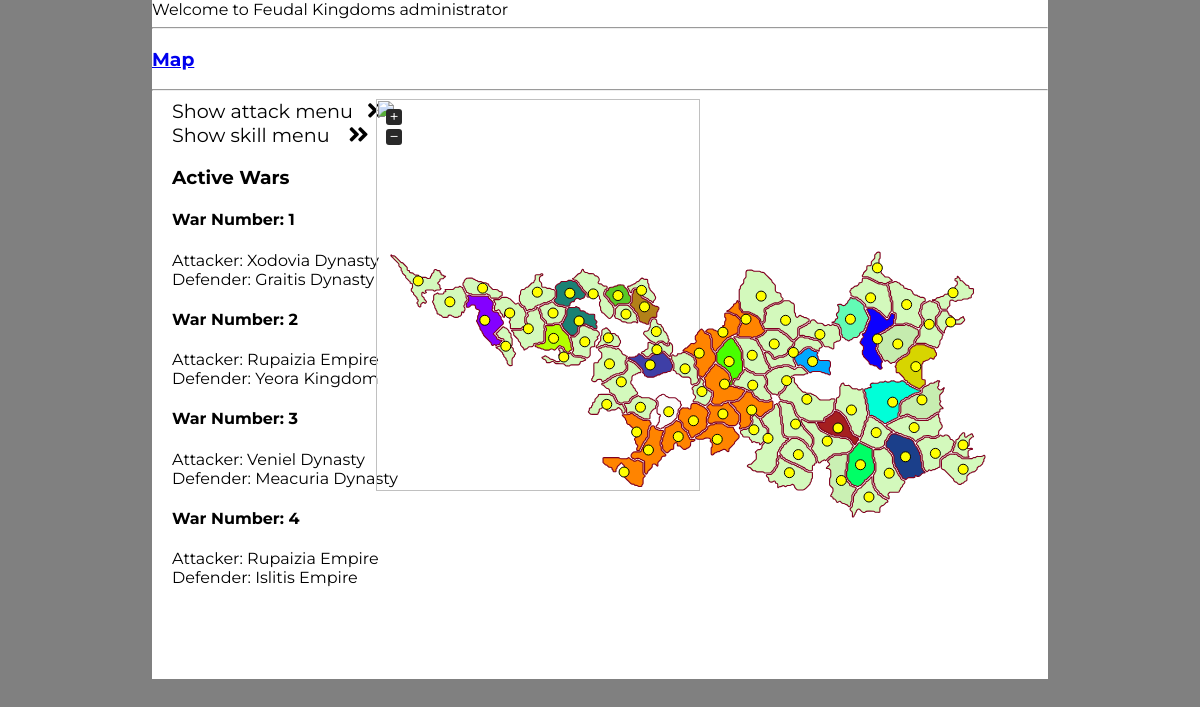
/map (signed in), run on the app's committed database.
### app/models.py (models this page shows, shortened)
class User(UserMixin, db.Model):
    __tablename__ = 'users'
    id = db.Column('id', db.Integer, primary_key=True, autoincrement=True)
    username = db.Column(db.String(50), unique=True, nullable=False)
    password_hash = db.Column(db.String(128))
    authenticated = db.Column(db.Boolean, default=False)
    email = db.Column(db.String(150), unique=True)
    created_on = db.Column(db.DateTime,
                           server_default=db.func.now())
    updated_on = db.Column(db.DateTime,
                           server_default=db.func.now(),
                           server_onupdate=db.func.now())
    isEnabled = db.Column(db.Boolean(), server_default='0')

class RegionWar(db.Model):
    __tablename__ = 'regionwar'
    id = db.Column(db.Integer, autoincrement=True, unique=True, primary_key=True)
    offdamage = db.Column(db.Integer)
    defdamage = db.Column(db.Integer)
    enddamage = db.Column(db.Integer)
    timesubmit = db.Column(db.Integer)
    regionida = db.Column(db.Integer, db.ForeignKey('regions.id'))
    regionidd = db.Column(db.Integer, db.ForeignKey('regions.id'))
    isactive = db.Column(db.Boolean)
    cityida = db.Column(db.Integer, db.ForeignKey('city_attr.cityId'))
    cityidd = db.Column(db.Integer, db.ForeignKey('city_attr.cityId'))

class CityAttributes(db.Model):
    __tablename__ = 'city_attr'
    id = db.Column('cityId', db.Integer, primary_key=True)
    name = db.Column(db.String)
    x = db.Column(db.Float)
    y = db.Column(db.Float)

### app/routes.py (the view)
@app.route('/map')
@login_required
def show_all():
    record = SkillTracker.query.filter_by(userid=current_user.id).first()
    if record != None:
        tr = time.strftime('%d/%m/%Y - %H:%M:%S', time.localtime(record.timecomplete))
    else:
        tr = None
    j = Regions.query.join(RegionAttributes,
                           Regions.id == RegionAttributes.id).add_columns(Regions.id,
                                                                          Regions.name,
                                                                          Regions.colour,
                                                                          Regions.file,
                                                                          RegionAttributes.attack,
                                                                          RegionAttributes.defense,
                                                                          RegionAttributes.hasBarracks,
                                                                          RegionAttributes.hasHumanOwner)
    ua = UserAttributes.query.filter_by(user_id=current_user.id).first()
    activewars = RegionWar.query.filter_by(isactive=1).all()
    city_attr = CityAttributes.query.all()
    return render_template('show_all.html', regions = j, user=current_user, ua=ua, tr=tr, wars=activewars, ca=city_attr)

### app/models.py (called while the page is built)
@loginMgr.user_loader
def load_user(id):
    return User.query.get(int(id))

### app/templates/show_all.html (shortened to what this page needs)
{% extends "base.html" %}
{% block content %}
    <body>
        <h3>
            <a href = "{{ url_for('show_all') }}">Map</a>
        </h3>
        <hr/>
        <div id="side-menu">
            <div style="vertical-align: top; display:table-row;" id="attack-buttons">
                <span class="font">Show attack menu</span>
            </div>
            <div style="vertical-align: top; display:table-row;" id="train-buttons">
                Show skill menu
                <i style="font-size:1.2em;vertical-align:top; margin-left:14px;" class="fas fa-angle-double-right"></i>
            </div>
            <div class="active-wars">
            {% if wars != [] %}
                <h3>Active Wars</h3>
                {% for war in wars %}
                    <h4>War Number: {{ war.id }}</h4>
                    {% for city in ca %}
                        {% if city.id == war.regionida %}
                            <p>Attacker: {{ city.name }}<br>
                        {% endif %}
                    {% endfor %}
                    {% for city in ca %}
                        {%  if city.id == war.regionidd %}
                            Defender: {{ city.name }}</p>
                        {% endif %}
                    {% endfor %}
                {% endfor %}
            {% endif %}
            </div>
        </div>
<div id="world-map" style="height:70%;width:70%;">
    <img id="world-map-back" src="https://wallpapercave.com/wp/RIt0TFT.jpg" style="height:70%;width:52%">
</div>
   </body>
{% endblock %}

### app/templates/base.html (shortened to what this page needs)
<html>
    <head>
    </head>
    <link rel="stylesheet" href="https://use.fontawesome.com/releases/v5.3.1/css/all.css">
    <div class="content">
    <link rel="stylesheet" href="{{ url_for('static', filename='jquery-jvectormap-2.0.3.css') }}" type="text/css" media="screen"/>
    <link rel="stylesheet" href="{{ url_for('static', filename='base.css') }}" type="text/css" media="screen"/>
    <link href="https://cdnjs.cloudflare.com/ajax/libs/select2/4.0.6-rc.0/css/select2.min.css" rel="stylesheet" />
    <body>
        <div>Welcome to Feudal Kingdoms {{ current_user.username }}</div>
        <hr>
        {% block content %}{% endblock %}
    </body>
    </div>
</html>

### app/static/base.css (style rules this page uses)
html { padding-left: 12%; padding-right: 12%; background-color:grey; font-family: 'Montserrat', sans-serif; }
.content { font-family: 'Montserrat', sans-serif; }
.font { font-family: 'Montserrat', sans-serif; }
body { margin-top: 0; margin-bottom: 0; }
.content { width: 100%; background-color: white; padding-bottom:20px; }
div#world-map { margin-left: auto; margin-right: 5%; }
img#world-map-back { margin-left: auto; margin-right: 5%; }
#side-menu { position:absolute; margin-left: 20px; }
#attack-buttons, #train-buttons { font-size:120%; margin-bottom: 12px; margin-top: 10px; }

### app/templates/show_all.html (style rules this page uses)
#world-map-back { position:absolute; }

### data on the page
User: username "administrator"
RegionWar: id "1"
CityAttributes: name "Xodovia Dynasty"
CityAttributes: name "Graitis Dynasty"
RegionWar: id "2"
CityAttributes: name "Rupaizia Empire"
CityAttributes: name "Yeora Kingdom"
RegionWar: id "3"
CityAttributes: name "Veniel Dynasty"
CityAttributes: name "Meacuria Dynasty"
RegionWar: id "4"
CityAttributes: name "Islitis Empire"
